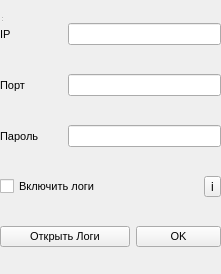
<?xml version="1.0" encoding="UTF-8"?>
<ui version="4.0">
 <class>Form</class>
 <widget class="QWidget" name="Form">
  <property name="geometry">
   <rect>
    <x>0</x>
    <y>0</y>
    <width>221</width>
    <height>274</height>
   </rect>
  </property>
  <property name="maximumSize">
   <size>
    <width>240</width>
    <height>320</height>
   </size>
  </property>
  <property name="windowTitle">
   <string>Подключение</string>
  </property>
  <property name="windowIcon">
   <iconset>
    <normaloff>../images/main_icon.ico</normaloff>../images/main_icon.ico</iconset>
  </property>
  <property name="locale">
   <locale language="Russian" country="Russia"/>
  </property>
  <widget class="QWidget" name="centralwidget">
   <property name="geometry">
    <rect>
     <x>0</x>
     <y>0</y>
     <width>221</width>
     <height>271</height>
    </rect>
   </property>
   <layout class="QGridLayout" name="gridLayout">
    <item row="0" column="0">
     <widget class="QLabel" name="label">
      <property name="font">
       <font>
        <pointsize>8</pointsize>
       </font>
      </property>
      <property name="text">
       <string>IP</string>
      </property>
     </widget>
    </item>
    <item row="0" column="1" colspan="3">
     <widget class="QLineEdit" name="lineEdit">
      <property name="cursor">
       <cursorShape>IBeamCursor</cursorShape>
      </property>
     </widget>
    </item>
    <item row="1" column="0">
     <widget class="QLabel" name="label_2">
      <property name="font">
       <font>
        <pointsize>8</pointsize>
       </font>
      </property>
      <property name="text">
       <string>Порт</string>
      </property>
     </widget>
    </item>
    <item row="1" column="1" colspan="3">
     <widget class="QLineEdit" name="lineEdit_2">
      <property name="cursor">
       <cursorShape>IBeamCursor</cursorShape>
      </property>
     </widget>
    </item>
    <item row="2" column="0">
     <widget class="QLabel" name="label_3">
      <property name="font">
       <font>
        <pointsize>8</pointsize>
       </font>
      </property>
      <property name="text">
       <string>Пароль</string>
      </property>
     </widget>
    </item>
    <item row="2" column="1" colspan="3">
     <widget class="QLineEdit" name="lineEdit_3">
      <property name="cursor">
       <cursorShape>IBeamCursor</cursorShape>
      </property>
      <property name="echoMode">
       <enum>QLineEdit::Password</enum>
      </property>
     </widget>
    </item>
    <item row="3" column="0" colspan="3">
     <widget class="QCheckBox" name="checkBox">
      <property name="font">
       <font>
        <pointsize>8</pointsize>
       </font>
      </property>
      <property name="text">
       <string>Включить логи</string>
      </property>
     </widget>
    </item>
    <item row="3" column="3">
     <widget class="QToolButton" name="toolButton">
      <property name="font">
       <font>
        <pointsize>9</pointsize>
       </font>
      </property>
      <property name="text">
       <string>i</string>
      </property>
     </widget>
    </item>
    <item row="4" column="0" colspan="2">
     <widget class="QPushButton" name="openLogsButton">
      <property name="font">
       <font>
        <pointsize>8</pointsize>
       </font>
      </property>
      <property name="text">
       <string>Открыть Логи</string>
      </property>
     </widget>
    </item>
    <item row="4" column="2" colspan="2">
     <widget class="QPushButton" name="acceptButton">
      <property name="font">
       <font>
        <pointsize>8</pointsize>
       </font>
      </property>
      <property name="text">
       <string>OK</string>
      </property>
     </widget>
    </item>
   </layout>
  </widget>
  <widget class="QStatusBar" name="statusbar">
   <property name="geometry">
    <rect>
     <x>0</x>
     <y>0</y>
     <width>3</width>
     <height>23</height>
    </rect>
   </property>
  </widget>
 </widget>
 <resources/>
 <connections/>
</ui>
